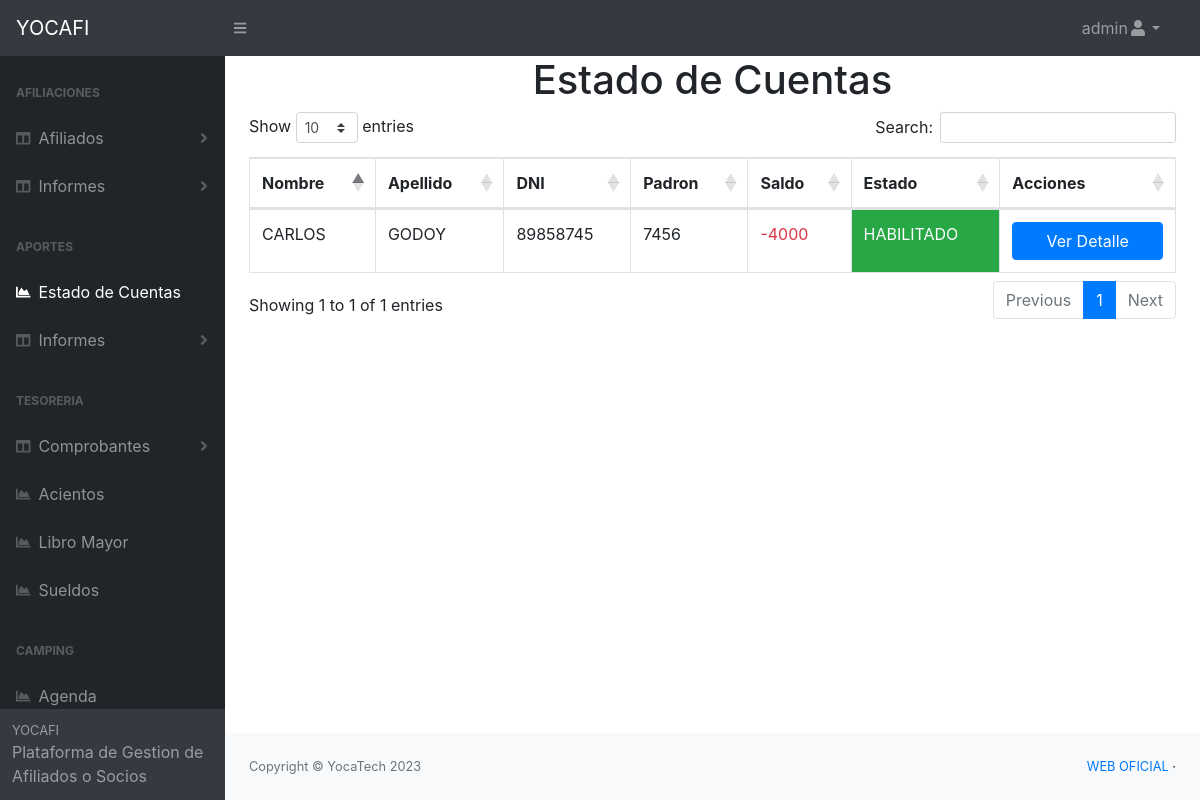
The page /pages/estados_cuentas.php (signed in) on the database its author committed.
### tables this page shows
CREATE TABLE `aportes` (
  `id` int(11) NOT NULL,
  `id_titular` int(11) NOT NULL,
  `concepto` text DEFAULT NULL,
  `descripcion` text DEFAULT NULL,
  `deuda` int(11) DEFAULT NULL,
  `pago` int(11) DEFAULT NULL,
  `saldo` int(11) NOT NULL,
  `fecha_carga` date NOT NULL DEFAULT current_timestamp(),
  `hora_carga` time NOT NULL DEFAULT current_timestamp(),
  `usuario_carga` varchar(50) NOT NULL
);

CREATE TABLE `afiliado_titular` (
  `id` int(11) NOT NULL,
  `nombre` text NOT NULL,
  `apellido` text NOT NULL,
  `dni` text NOT NULL,
  `fecha_nacimiento` date NOT NULL,
  `domicilio` text NOT NULL,
  `telefono` text NOT NULL,
  `email` text DEFAULT NULL,
  `departamento` text NOT NULL,
  `estado_civil` text NOT NULL,
  `genero` text NOT NULL,
  `tipo_socio` text NOT NULL,
  `servicio_salud` varchar(10) NOT NULL,
  `socio_vitalicio` varchar(10) NOT NULL,
  `padron` text NOT NULL,
  `sector_laboral` text NOT NULL,
  `fecha_carga` date DEFAULT NULL,
  `hora_carga` time DEFAULT NULL,
  `usuario_carga` text NOT NULL,
  `estado` text DEFAULT NULL,
  `fecha_estado` date DEFAULT NULL,
  `hora_estado` time DEFAULT NULL,
  `usuario_estado` text DEFAULT NULL,
  `fecha_baja` date DEFAULT NULL,
  `hora_baja` time DEFAULT NULL,
  `usuario_baja` text DEFAULT NULL,
  `fecha_edicion` date DEFAULT NULL,
  `hora_edicion` time DEFAULT NULL,
  `usuario_edita` text DEFAULT NULL
);

### pages/estados_cuentas.php (the view, shortened to what this page needs)
<?php
    require 'conexion.php';
    $sql = "SELECT afiliado_titular.*, aportes.*
    FROM afiliado_titular
    JOIN aportes ON afiliado_titular.id = aportes.id_titular
    JOIN (
        SELECT id_titular, MAX(id) AS ultimo_aporte
        FROM aportes
        GROUP BY id_titular
    ) AS ultimos_aportes ON aportes.id = ultimos_aportes.ultimo_aporte";
    $resultado = $mysqli->query($sql);
?>
<?php
    include "header.php";
?>
    <body class="sb-nav-fixed">
    <?php
    include "nav_principal.php";
    ?>
        <div id="layoutSidenav">
           <?php
           include "inc_nav.php";
           ?>
            <div id="layoutSidenav_content">
                <main>
                    <h1 class="text-center">Estado de Cuentas</h1>
    <div class="container">
       <div class="row">
           <div class="col-lg-12">
            <table id="example" class="table table-bordered  display nowrap" cellspacing="0" width="100%">
                <thead>
                    <tr>
                        <th>Nombre</th>
                        <th>Apellido</th>
                        <th>DNI</th>
                        <th>Padron</th>
                        <th>Saldo</th>
                        <th>Estado</th>
                        <th>Acciones</th>
                    </tr>
                </thead>
                <tbody>
                   <?php while ($row = $resultado->fetch_assoc()) { ?>
                    <tr>
                        <td><?php echo $row['nombre']; ?></td>
                        <td><?php echo $row['apellido']; ?></td>
                        <td><?php echo $row['dni']; ?></td>
                        <td><?php echo $row['padron']; ?></td>
                        <td class="<?php echo ($row['saldo'] < 0) ? 'text-danger' : 'text-success'; ?>">
    <?php echo $row['saldo']; ?>
</td>
<td class="<?php echo ($row['estado'] == 'HABILITADO' ) ? 'badge-success' : 'badge-danger'; ?>">
    <?php echo $row['estado']; ?></td>
                         <td><a href="ver_detalle.php?id=<?php echo $row['id_titular']; ?>"class='btn btn-primary col-12 mr-2'>Ver Detalle</a></td>
                    </tr>
                    <?php } ?>
                </tbody>
            </table>
           </div>
       </div>
    </div>
                </main>
                <?php
                    include "footer.php";
                ?>
            </div>
        </div>
    </body>
</html>

### rows shown on the page
aportes: id_titular.nombre "CARLOS", id_titular.apellido "GODOY", id_titular.dni "89858745", id_titular.padron "7456", saldo "-4000", id_titular.estado "HABILITADO"

### other values the page prints
$usuario "admin"
